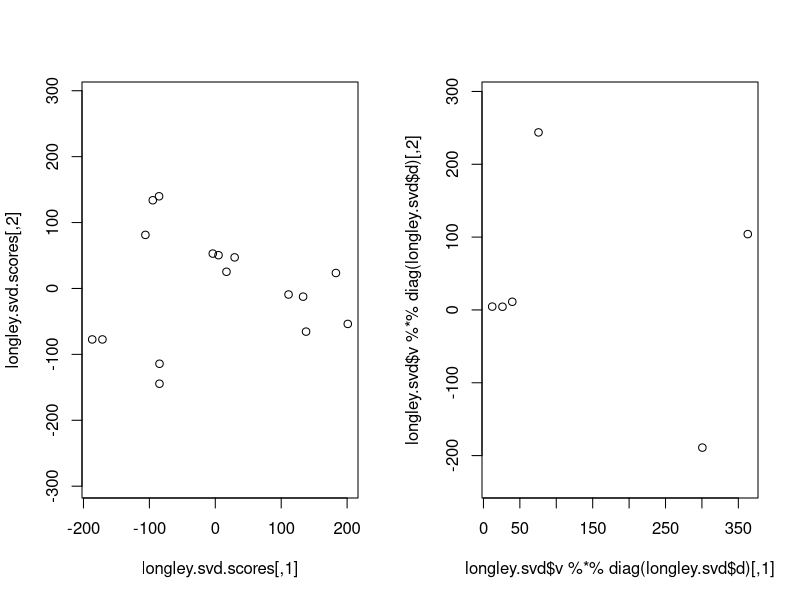
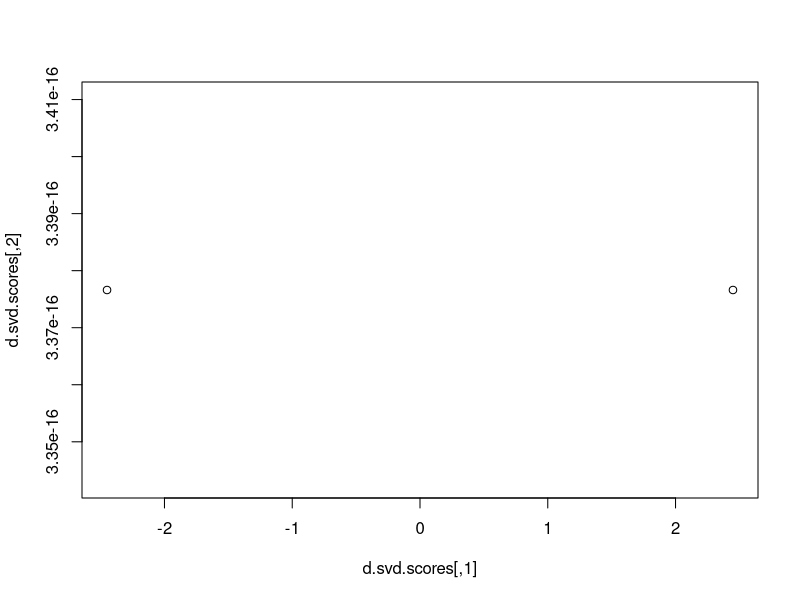

R code for these plots, in order:
center <- function(dat) { scale(dat, center=T, scale=F) }

longley.dat <- cbind(longley[1:5], longley[7])
longley.dat.small <- longley.dat[1:4,]

longley.svd <- svd(scale(longley.dat, center=T, scale=F))
longley.pca <- prcomp(longley.dat)

sum.of.sq <- sum(longley.svd$d ** 2)

unlist(lapply(longley.svd$d, function(val) { (val ** 2) / sum.of.sq * 100 }))
summary(longley.pca)


longley.svd.scores <- longley.svd$u %*% diag(longley.svd$d)
longley.pca.scores <- longley.pca$x

scores.starting.at.zero <- apply(longley.pca$x, 2, function(col) { col + abs(min(col)) })

par(mfrow=c(1,2))
## plot(longley.pca.scores, asp=1)
plot(longley.svd.scores, asp=1)
plot(longley.svd$v %*% diag(longley.svd$d), asp=1)

par(mfrow=c(1,1))
dat <- read.table("spec/test_files/biom_six_sample_two_leaves.txt", header=T, sep="\t")
d <- scale(dat[2:7], center=T, scale=F)
d.svd <- svd(d)
d.svd.scores <- d.svd$u %*% diag(d.svd$d)
d.svd.scores
plot(d.svd.scores)

d.pca <- prcomp(d)
d.pca.scores <- d.pca$x




longley.dat.small.svd <- svd(scale(longley.dat.small, center=T, scale=F))
longley.dat.small.svd.scores <- longley.dat.small.svd$u %*% diag(longley.dat.small.svd$d)
longley.dat.small.svd.scores
